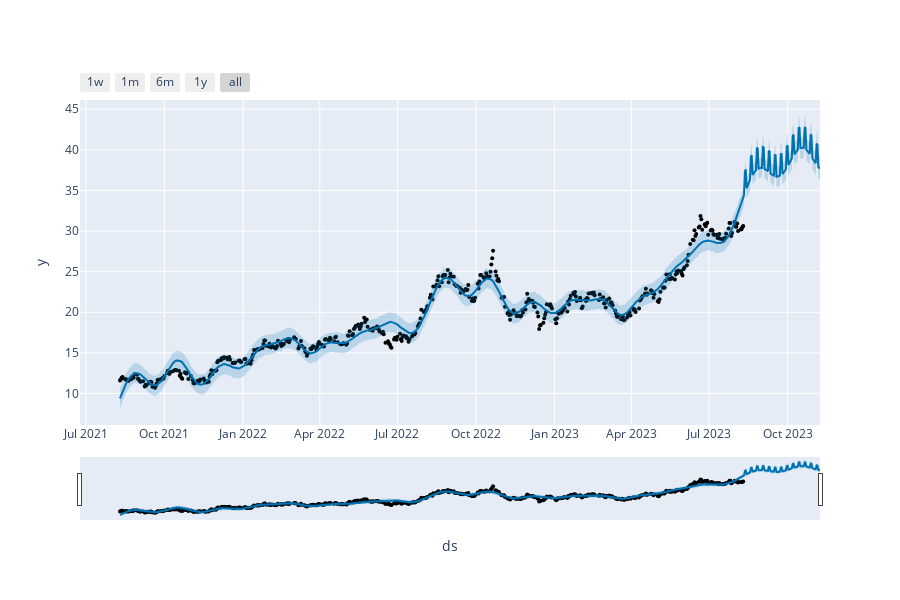

This figure's notebook cell:
### Markdown cell above
## Visualização das previsões

### Code cell
plot_plotly(modelo, previsoes)

### Figure 1 — Plotly figure (JSON) as saved in the notebook; plotly's stock layout.template omitted (floating-point values rounded to 4 significant figures; data arrays with more than 128 entries replaced by an {"elided": "..."} marker saying what was removed)
{"data": [{"marker": {"color": "black", "size": 4}, "mode": "markers", "name": "Actual", "type": "scatter", "x": {"elided": "501 str values"}, "y": {"elided": "501 float values"}}, {"hoverinfo": "skip", "line": {"width": 0}, "mode": "lines", "type": "scatter", "x": {"elided": "591 str values"}, "y": {"elided": "591 float values"}}, {"fill": "tonexty", "fillcolor": "rgba(0, 114, 178, 0.2)", "line": {"color": "#0072B2", "width": 2}, "mode": "lines", "name": "Predicted", "type": "scatter", "x": {"elided": "591 str values"}, "y": {"elided": "591 float values"}}, {"fill": "tonexty", "fillcolor": "rgba(0, 114, 178, 0.2)", "hoverinfo": "skip", "line": {"width": 0}, "mode": "lines", "type": "scatter", "x": {"elided": "591 str values"}, "y": {"elided": "591 float values"}}], "layout": {"height": 600, "showlegend": false, "width": 900, "xaxis": {"rangeselector": {"buttons": [{"count": 7, "label": "1w", "step": "day", "stepmode": "backward"}, {"count": 1, "label": "1m", "step": "month", "stepmode": "backward"}, {"count": 6, "label": "6m", "step": "month", "stepmode": "backward"}, {"count": 1, "label": "1y", "step": "year", "stepmode": "backward"}, {"step": "all"}]}, "rangeslider": {"visible": true}, "title": {"text": "ds"}, "type": "date"}, "yaxis": {"title": {"text": "y"}}}}
